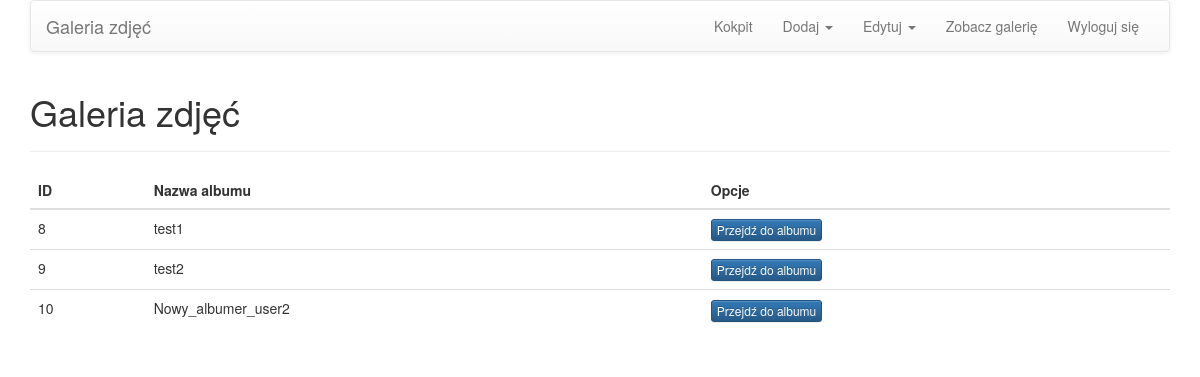
Before: /galeria.php (signed in) with the older database file.
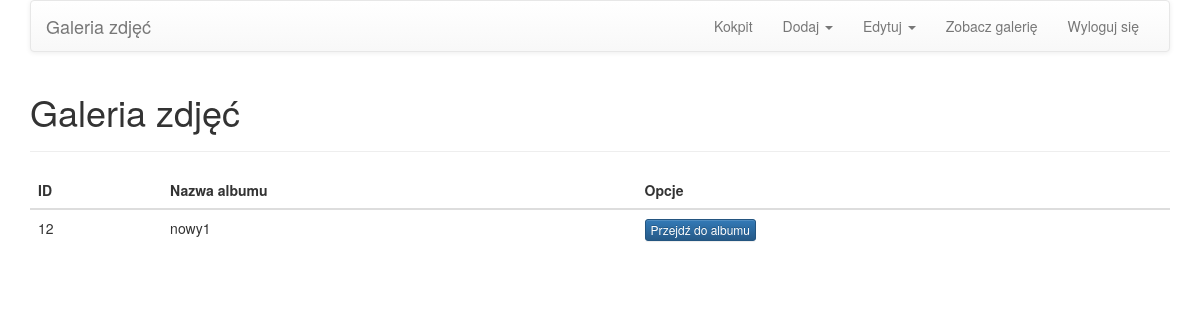
After: the same page with the newer database file.
### tables this page shows
CREATE TABLE IF NOT EXISTS `albumy` (
`id` int(10) unsigned NOT NULL,
  `nazwa` varchar(20) NOT NULL,
  `id_usera` int(10) unsigned NOT NULL
);

### galeria.php (the view, shortened to what this page needs)
<?php include('naglowek.php'); ?>
<?php include('navbar2.php'); ?>
<?php include('sesja.php'); ?>
<?php
 $album = $_GET['album'];
if( !$album ){
?>
<div class="page-header">
	<h1>Galeria zdjęć</h1>
</div>
<div class="row">
<div class="col-md-12">
<table class="table">
<thead>
<tr>
	<th>ID</th>
	<th>Nazwa albumu</th>
	<th>Opcje</th>
</tr>
</thead>
<tbody>
<?php
try
   {
 $stmt = $DB_con->prepare("SELECT * FROM albumy;");
 $stmt->execute();
 while ($tabela = $stmt->fetch()):
		echo '<tr>';
		echo '<td>'.$tabela['id'].'</td><td>'.$tabela['nazwa'].'</td>';
		echo '<td><a href="galeria.php?album='.$tabela['id'].'" type="button" class="btn btn-xs btn-primary">Przejdź do albumu</a></td>';
		echo '</tr>';
endwhile;
   }
   catch(PDOException $e)
   {
	  echo $e->getMessage();
   }
?>
</tbody>
</table>
</div>
</div>
<?php
} ?>

### naglowek.php (shortened to what this page needs)
<!DOCTYPE html>
<html lang="en">
<head>
    <link href="dist/css/bootstrap.css" rel="stylesheet">
	<link href="dist/css/bootstrap-theme.css" rel="stylesheet">
	<link rel="stylesheet" href="css/style.css" type="text/css" media="screen" />
</head>
<body>
<div class="container">

### navbar2.php (shortened to what this page needs)
<nav class="navbar navbar-default" role="navigation">
<div class="container-fluid">
<div class="navbar-header">
<a class="navbar-brand" href="kokpit.php">Galeria zdjęć</a>
</div>
<div id="navbar" class="navbar-collapse collapse">
<ul class="nav navbar-nav navbar-right">
	<li><a href="kokpit.php">Kokpit</a></li>
    <li class="dropdown">
    <a href="#" class="dropdown-toggle" data-toggle="dropdown" role="button" aria-expanded="false">Dodaj <span class="caret"></span></a>
    </li>
	<li class="dropdown">
    <a href="#" class="dropdown-toggle" data-toggle="dropdown" role="button" aria-expanded="false">Edytuj <span class="caret"></span></a>
    </li>
    <li><a href="galeria.php">Zobacz galerię</a></li>
	<li><a href="wyloguj.php?logout=true">Wyloguj się</a></li>
    </ul>
</div>
</div>
</nav>

Changed rows visible on the page:
removed albumy: id "8", nazwa "test1"
removed albumy: id "9", nazwa "test2"
removed albumy: id "10", nazwa "Nowy_albumer_user2"
added albumy: id "12", nazwa "nowy1"
